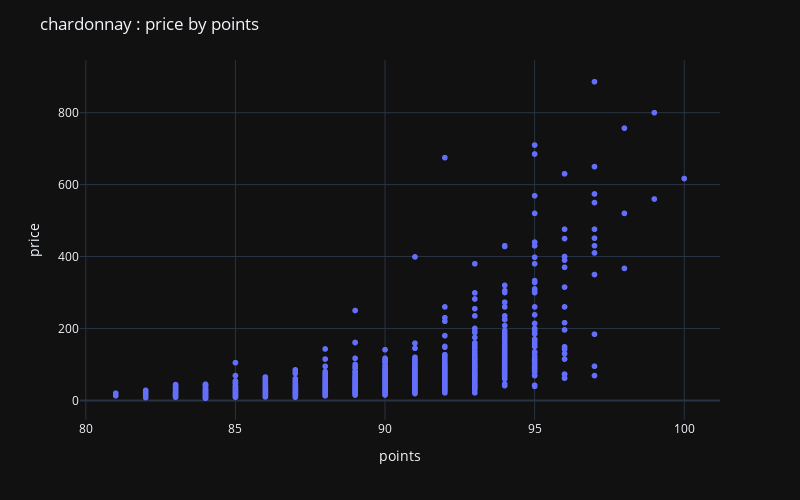

Notebook cell for this chart:
### Code cell
fig_chardonay = px.scatter(data_frame=df_usa_chardonay,x='points',y='price')

fig_chardonay.update_layout(template='plotly_dark', title='chardonnay : price by points' ,height = 500,width=800)
fig_chardonay.show()

### Figure 1 — Plotly figure (JSON) as saved in the notebook; plotly's stock layout.template omitted (floating-point values rounded to 4 significant figures; data arrays with more than 128 entries replaced by an {"elided": "..."} marker saying what was removed)
{"data": [{"hovertemplate": "points=%{x}<br>price=%{y}<extra></extra>", "legendgroup": "", "marker": {"color": "#636efa", "symbol": "circle"}, "mode": "markers", "name": "", "showlegend": false, "type": "scattergl", "x": {"elided": "2807 int values"}, "xaxis": "x", "y": {"elided": "2807 int values"}, "yaxis": "y"}], "layout": {"height": 500, "legend": {"tracegroupgap": 0}, "margin": {"t": 60}, "title": {"text": "chardonnay : price by points"}, "width": 800, "xaxis": {"anchor": "y", "domain": [0, 1], "title": {"text": "points"}}, "yaxis": {"anchor": "x", "domain": [0, 1], "title": {"text": "price"}}}}
